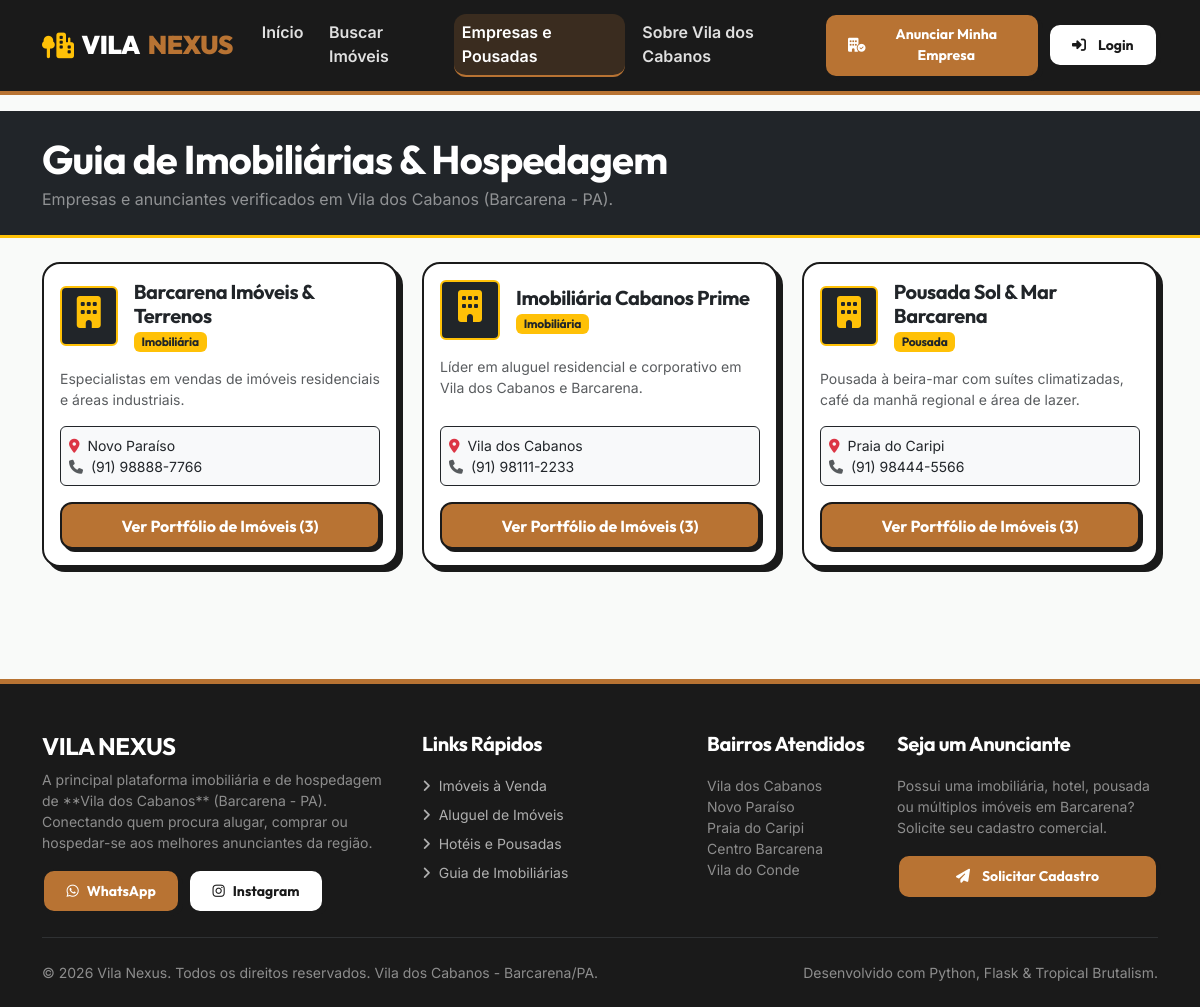
Page /empresas on the committed database.
### app/models/company.py (models this page shows, shortened)
class Company(db.Model):
    __tablename__ = 'companies'
    id = db.Column(db.Integer, primary_key=True)
    name = db.Column(db.String(150), nullable=False)
    cnpj_cpf = db.Column(db.String(30), nullable=True)
    business_type = db.Column(db.String(50), nullable=False, default='Imobiliária')  # Imobiliária, Hotel, Pousada, Proprietário Particular, Outro
    phone = db.Column(db.String(30), nullable=False)
    whatsapp = db.Column(db.String(30), nullable=True)
    email = db.Column(db.String(120), nullable=False)
    address = db.Column(db.String(255), nullable=True)
    neighborhood = db.Column(db.String(100), nullable=False, default='Vila dos Cabanos')
    description = db.Column(db.Text, nullable=True)
    logo_filename = db.Column(db.String(255), nullable=True)
    is_approved = db.Column(db.Boolean, default=True)
    created_at = db.Column(db.DateTime, default=datetime.utcnow)
    users = db.relationship('User', backref='company', lazy='dynamic')
    properties = db.relationship('Property', backref='company', lazy='dynamic', cascade='all, delete-orphan')

### app/blueprints/main/routes.py (the view)
@main_bp.route('/empresas')
def companies():
    companies_list = Company.query.filter_by(is_approved=True).order_by(Company.name).all()
    return render_template('main/companies.html', companies=companies_list)

### app/templates/main/companies.html (shortened to what this page needs)
{% extends 'base.html' %}
{% block content %}
<section class="bg-dark text-white py-4 mb-4 border-bottom border-3 border-warning">
  <div class="container">
    <h1 class="font-heading fw-bold text-white mb-1">Guia de Imobiliárias & Hospedagem</h1>
    <p class="text-white-50 mb-0">Empresas e anunciantes verificados em Vila dos Cabanos (Barcarena - PA).</p>
  </div>
</section>
<div class="container mb-5">
  <div class="row g-4">
    {% for company in companies %}
      <div class="col-md-6 col-lg-4">
        <div class="card card-brutalist h-100 p-3">
          <div class="d-flex align-items-center mb-3">
            <div class="bg-dark text-warning rounded p-2 text-center me-3 border border-2 border-warning" style="width: 60px; height: 60px;">
              <i class="fa-solid fa-building fa-2x"></i>
            </div>
            <div>
              <h5 class="font-heading fw-bold mb-0 text-dark">{{ company.name }}</h5>
              <span class="badge bg-warning text-dark font-heading">{{ company.business_type }}</span>
            </div>
          </div>
          <p class="text-muted small mb-3 flex-grow-1">
            {{ company.description or 'Empresa parceira atuante no mercado imobiliário e de hospedagem em Barcarena - PA.' }}
          </p>
          <div class="bg-light p-2 rounded border border-dark mb-3 small">
            <div><i class="fa-solid fa-location-dot me-1 text-danger"></i> {{ company.neighborhood }}</div>
            <div><i class="fa-solid fa-phone me-1 text-muted"></i> {{ company.phone }}</div>
          </div>
          <a href="{{ url_for('main.company_detail', id=company.id) }}" class="btn btn-vn-copper w-100">
            Ver Portfólio de Imóveis ({{ company.properties.count() }})
          </a>
        </div>
      </div>
    {% else %}
      <div class="col-12 text-center py-5">
        <p class="text-muted">Nenhuma empresa parceira cadastrada até o momento.</p>
      </div>
    {% endfor %}
  </div>
</div>
{% endblock %}

### app/static/css/main.css (style rules this page uses)
:root { --vn-obsidian: #1A1A1A; --vn-copper: #B87333; --vn-copper-hover: #9E6028; --vn-sand: #F9FAF9; --vn-sand-card: #FFFFFF; --vn-emerald: #0B3D2E; --vn-emerald-light: #145944; --vn-muted: #6C757D; --vn-border-width: 2px; --vn-shadow: 5px 5px 0px var(--vn-obsidian); --vn-shadow-lg: 8px 8px 0px var(--vn-obsidian); --vn-shadow-copper: 5px 5px 0px var(--vn-copper); --vn-radius: 18px; --vn-radius-btn: 12px; --vn-radius-badge: 8px; }
body { font-family: 'Inter', system-ui, -apple-system, BlinkMacSystemFont, "Segoe UI", Roboto, sans-serif; background-color: var(--vn-sand); color: var(--vn-obsidian); margin: 0; padding: 0; min-height: 100vh; display: flex; flex-direction: column; }
h1, h2, h3, h4, h5, h6, .font-heading, .navbar-brand, .btn-brutalist { font-family: 'Outfit', sans-serif; font-weight: 700; letter-spacing: -0.02em; color: var(--vn-obsidian); }
.card-brutalist { background-color: var(--vn-sand-card); border: var(--vn-border-width) solid var(--vn-obsidian); box-shadow: var(--vn-shadow); border-radius: var(--vn-radius); transition: transform 0.2s cubic-bezier(0.165, 0.84, 0.44, 1), box-shadow 0.2s cubic-bezier(0.165, 0.84, 0.44, 1); overflow: hidden; }
.btn-vn-copper { background-color: var(--vn-copper); color: #FFFFFF !important; font-family: 'Outfit', sans-serif; font-weight: 700; border: var(--vn-border-width) solid var(--vn-obsidian); box-shadow: 3px 3px 0px var(--vn-obsidian); border-radius: var(--vn-radius-btn); padding: 0.6rem 1.4rem; transition: all 0.15s ease-in-out; text-decoration: none; display: inline-flex; align-items: center; justify-content: center; gap: 0.5rem; }

### rows in the picture
Company: name "Barcarena Imóveis & Terrenos", business_type "Imobiliária", description "Especialistas em vendas de imóveis residenciais e áreas industriais.", neighborhood "Novo Paraíso", phone "(91) 98888-7766", properties.count "3"
Company: name "Imobiliária Cabanos Prime", business_type "Imobiliária", description "Líder em aluguel residencial e corporativo em Vila dos Cabanos e Barcarena.", neighborhood "Vila dos Cabanos", phone "(91) 98111-2233", properties.count "3"
Company: name "Pousada Sol & Mar Barcarena", business_type "Pousada", description "Pousada à beira-mar com suítes climatizadas, café da manhã regional e área de lazer.", neighborhood "Praia do Caripi", phone "(91) 98444-5566", properties.count "3"

### other values in the picture
{{ 2026 }} "2026"
